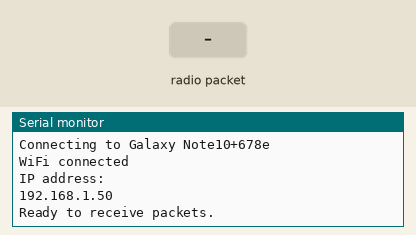
Simulated run of this sketch. Board: Arduino MKR. On the bench: the last lines printed to the serial monitor. The test bench sets the inputs (shaded band). WiFi joins after 1.5 s; servers stay silent unless stated; uploads are accepted with an empty reply; no radio packets arrive unless stated.

Above: at 2.7 s.
2.8 s: radio packet "1" arrives
At 4.7 s:
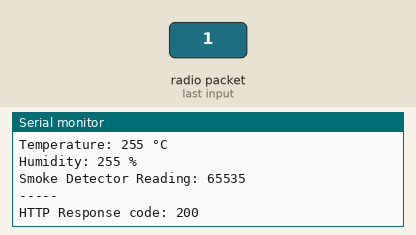
5.0 s: radio packet "0" arrives
At 5.89 s:
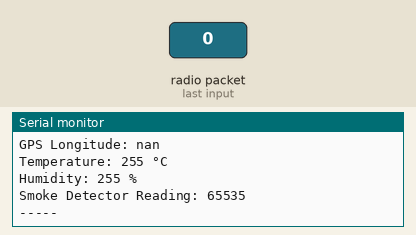
6.5 s: radio packet "2" arrives
At 8.6 s:
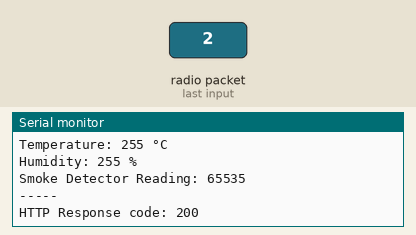

The sketch:

Reciever2.0.ino
```cpp
#include <SPI.h>
#include <LoRa.h>
#include <WiFiNINA.h>
#include <ArduinoHttpClient.h>

// WiFi configuration
const char* ssid = "Galaxy Note10+678e";
const char* password = "jlpj9353";

// Your server's URL
const char* serverName = "192.168.56.22";
const int serverPort = 3000;

WiFiClient wifiClient;
HttpClient client = HttpClient(wifiClient, serverName, serverPort);

void setup_wifi() {
  delay(10);
  Serial.println();
  Serial.print("Connecting to ");
  Serial.println(ssid);

  WiFi.begin(ssid, password);

  while (WiFi.status() != WL_CONNECTED) {
    delay(500);
    Serial.print(".");
  }

  Serial.println("");
  Serial.println("WiFi connected");
  Serial.println("IP address: ");
  Serial.println(WiFi.localIP());
}

void setup() {
  // Initialize Serial Monitor
  Serial.begin(9600);
  while (!Serial); // Wait for the serial port to connect
  Serial.println("LoRa Receiver");

  setup_wifi();

  // Initialize LoRa module
  if (!LoRa.begin(433E6)) { // or 915E6, depending on your module
    Serial.println("Starting LoRa failed!");
    while (1);
  }

  Serial.println("Ready to receive packets.");
}

void loop() {
  // Try to parse packet
  int packetSize = LoRa.parsePacket();
  if (packetSize) {
    // Received a packet
    Serial.print("Received packet: ");

    // Read packet
    uint8_t receivedVals[19];
    for (int i = 0; i < 19; i++) {
      receivedVals[i] = LoRa.read();
    }

    // Extract data from the received packet
    int gpsYear = (receivedVals[0] << 8) | receivedVals[1];
    int gpsMonth = receivedVals[2];
    int gpsDay = receivedVals[3];
    int gpsHour = receivedVals[4];
    int gpsMin = receivedVals[5];
    int gpsSec = receivedVals[6];
    float gpsLat;
    float gpsLong;
    memcpy(&gpsLat, &receivedVals[7], sizeof(gpsLat));
    memcpy(&gpsLong, &receivedVals[11], sizeof(gpsLong));
    int temperature = receivedVals[15];
    int humidity = receivedVals[16];
    int smoke_val = (receivedVals[17] << 8) | receivedVals[18];

    // Print the received values
    Serial.print("GPS Date: ");
    Serial.print(gpsYear);
    Serial.print("-");
    Serial.print(gpsMonth);
    Serial.print("-");
    Serial.println(gpsDay);

    Serial.print("GPS Time: ");
    Serial.print(gpsHour);
    Serial.print(":");
    Serial.print(gpsMin);
    Serial.print(":");
    Serial.println(gpsSec);

    Serial.print("GPS Latitude: ");
    Serial.println(gpsLat, 6);

    Serial.print("GPS Longitude: ");
    Serial.println(gpsLong, 6);

    Serial.print("Temperature: ");
    Serial.print(temperature);
    Serial.println(" °C");

    Serial.print("Humidity: ");
    Serial.print(humidity);
    Serial.println(" %");

    Serial.print("Smoke Detector Reading: ");
    Serial.println(smoke_val);
    Serial.println("-----");

    // Create JSON payload
    String payload = "{";
    payload += "\"gpsYear\":" + String(gpsYear) + ",";
    payload += "\"gpsMonth\":" + String(gpsMonth) + ",";
    payload += "\"gpsDay\":" + String(gpsDay) + ",";
    payload += "\"gpsHour\":" + String(gpsHour) + ",";
    payload += "\"gpsMin\":" + String(gpsMin) + ",";
    payload += "\"gpsSec\":" + String(gpsSec) + ",";
    payload += "\"gpsLat\":" + String(gpsLat, 6) + ",";
    payload += "\"gpsLong\":" + String(gpsLong, 6) + ",";
    payload += "\"temperature\":" + String(temperature) + ",";
    payload += "\"humidity\":" + String(humidity) + ",";
    payload += "\"smoke_val\":" + String(smoke_val);
    payload += "}";

    // Send data to server
    if (WiFi.status() == WL_CONNECTED) {
      client.beginRequest();
      client.post("/api/data");
      client.sendHeader("Content-Type", "application/json");
      client.sendHeader("Content-Length", payload.length());
      client.beginBody();
      client.print(payload);
      client.endRequest();

      int statusCode = client.responseStatusCode();
      String response = client.responseBody();
      Serial.print("HTTP Response code: ");
      Serial.println(statusCode);
      Serial.println(response);
    } else {
      Serial.println("WiFi Disconnected");
    }
  }
  delay(1000); // Wait a bit before next reception
}
```

Measured:
- after the input at 2.8 s, the serial monitor: prints a new line after 0.73 s (image 1)
- after the input at 5.0 s, the serial monitor: prints a new line after 0.74 s (image 2)
- after the input at 6.5 s, the serial monitor: prints a new line after 0.44 s (image 3)
